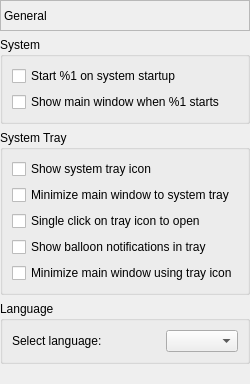
       <widget class="QWidget" name="pageGeneral">
        <layout class="QVBoxLayout" name="verticalLayout_5">
         <property name="leftMargin">
          <number>0</number>
         </property>
         <property name="topMargin">
          <number>0</number>
         </property>
         <property name="rightMargin">
          <number>0</number>
         </property>
         <property name="bottomMargin">
          <number>0</number>
         </property>
         <item>
          <widget class="QLabel" name="lblGeneralPage">
           <property name="sizePolicy">
            <sizepolicy hsizetype="Preferred" vsizetype="Fixed">
             <horstretch>0</horstretch>
             <verstretch>0</verstretch>
            </sizepolicy>
           </property>
           <property name="minimumSize">
            <size>
             <width>0</width>
             <height>31</height>
            </size>
           </property>
           <property name="frameShape">
            <enum>QFrame::StyledPanel</enum>
           </property>
           <property name="frameShadow">
            <enum>QFrame::Sunken</enum>
           </property>
           <property name="text">
            <string>General</string>
           </property>
          </widget>
         </item>
         <item>
          <widget class="QGroupBox" name="grpSystem">
           <property name="title">
            <string>System</string>
           </property>
           <layout class="QVBoxLayout" name="verticalLayout_2">
            <item>
             <widget class="QCheckBox" name="chkAutoStart">
              <property name="text">
               <string>Start %1 on system startup</string>
              </property>
             </widget>
            </item>
            <item>
             <widget class="QCheckBox" name="chkAutoShow">
              <property name="text">
               <string>Show main window when %1 starts</string>
              </property>
             </widget>
            </item>
           </layout>
          </widget>
         </item>
         <item>
          <widget class="QGroupBox" name="grpSysTray">
           <property name="title">
            <string>System Tray</string>
           </property>
           <layout class="QVBoxLayout" name="verticalLayout_3">
            <item>
             <widget class="QCheckBox" name="chkSysTray">
              <property name="text">
               <string>Show system tray icon</string>
              </property>
             </widget>
            </item>
            <item>
             <widget class="QCheckBox" name="chkMinimizeTray">
              <property name="text">
               <string>Minimize main window to system tray</string>
              </property>
             </widget>
            </item>
            <item>
             <widget class="QCheckBox" name="chkSingleClickTray">
              <property name="text">
               <string>Single click on tray icon to open</string>
              </property>
             </widget>
            </item>
            <item>
             <widget class="QCheckBox" name="chkSysTrayMsg">
              <property name="text">
               <string>Show balloon notifications in tray</string>
              </property>
             </widget>
            </item>
            <item>
             <widget class="QCheckBox" name="chkAllowSysTrayMin">
              <property name="text">
               <string>Minimize main window using tray icon</string>
              </property>
             </widget>
            </item>
           </layout>
          </widget>
         </item>
         <item>
          <widget class="QGroupBox" name="grpLanguage">
           <property name="title">
            <string>Language</string>
           </property>
           <layout class="QVBoxLayout" name="verticalLayout_4">
            <item>
             <layout class="QHBoxLayout" name="horizontalLayout_2">
              <item>
               <widget class="QLabel" name="lblLanguageDesc">
                <property name="text">
                 <string>Select language:</string>
                </property>
               </widget>
              </item>
              <item>
               <spacer name="horizontalSpacer_9">
                <property name="orientation">
                 <enum>Qt::Horizontal</enum>
                </property>
                <property name="sizeHint" stdset="0">
                 <size>
                  <width>40</width>
                  <height>20</height>
                 </size>
                </property>
               </spacer>
              </item>
              <item>
               <widget class="QComboBox" name="cboLanguage">
                <property name="sizePolicy">
                 <sizepolicy hsizetype="Expanding" vsizetype="Fixed">
                  <horstretch>0</horstretch>
                  <verstretch>0</verstretch>
                 </sizepolicy>
                </property>
               </widget>
              </item>
             </layout>
            </item>
           </layout>
          </widget>
         </item>
         <item>
          <spacer name="verticalSpacer">
           <property name="orientation">
            <enum>Qt::Vertical</enum>
           </property>
           <property name="sizeHint" stdset="0">
            <size>
             <width>20</width>
             <height>20</height>
            </size>
           </property>
          </spacer>
         </item>
        </layout>
       </widget>
